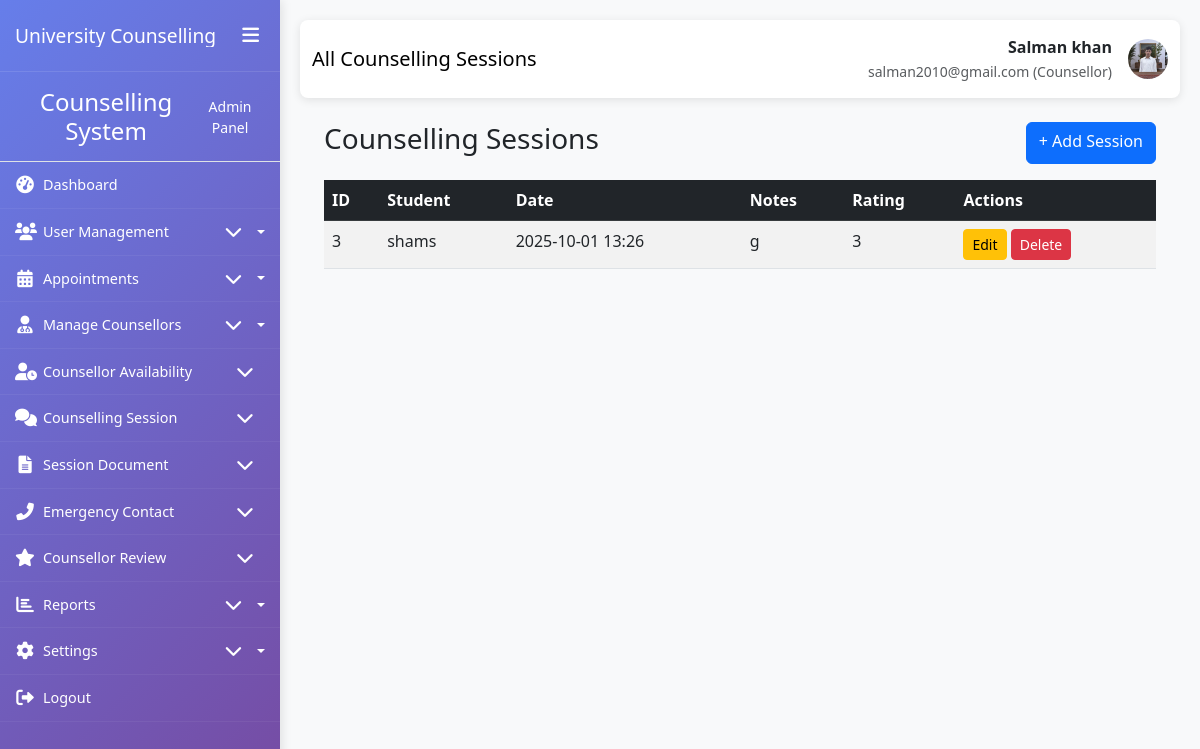
Screenshot of /admin_session_list/ (signed in) with the database file from the repository.
### My_App/models.py (models this page shows, shortened)
class CustomUser(AbstractUser):
    ROLE_CHOICES = (
        ('student', 'Student'),
        ('counsellor', 'Counsellor'),
        ('admin', 'Administrator'),
    )
    role = models.CharField(max_length=20, choices=ROLE_CHOICES, default='student')
    phone_number = models.CharField(max_length=15, blank=True, null=True)
    date_of_birth = models.DateField(blank=True, null=True)
    profile_picture = models.ImageField(upload_to='profile_pics/', blank=True, null=True)
    created_at = models.DateTimeField(auto_now_add=True)
    updated_at = models.DateTimeField(auto_now=True)
    class Meta:
        permissions = [
            ("can_access_admin_panel", "Can access admin panel"),
            ("can_manage_users", "Can manage users"),
            ("can_manage_appointments", "Can manage appointments"),
            ("can_view_reports", "Can view reports"),
            ("can_manage_counsellors", "Can manage counsellors"),
        ]

class CounsellingSession(models.Model):
    appointment = models.OneToOneField(Appointment, on_delete=models.CASCADE)
    session_date = models.DateTimeField(auto_now_add=True)
    session_notes = models.TextField()
    counsellor_observations = models.TextField(blank=True, null=True)
    recommendations = models.TextField(blank=True, null=True)
    follow_up_required = models.BooleanField(default=False)
    follow_up_date = models.DateField(blank=True, null=True)
    rating = models.IntegerField(
        validators=[MinValueValidator(1), MaxValueValidator(5)],
        blank=True, null=True
    )
    student_feedback = models.TextField(blank=True, null=True)
    class Meta:
        permissions = [
            ("can_write_session_notes", "Can write session notes"),
            ("can_view_session_history", "Can view session history"),
        ]

class Appointment(models.Model):
    STATUS_CHOICES = (
        ('pending', 'Pending'),
        ('confirmed', 'Confirmed'),
        ('completed', 'Completed'),
        ('cancelled', 'Cancelled'),
        ('no_show', 'No Show'),
    )
    student = models.ForeignKey(Student, on_delete=models.CASCADE)
    counsellor = models.ForeignKey(Counsellor, on_delete=models.CASCADE)
    appointment_date = models.DateTimeField()
    duration_minutes = models.IntegerField(default=60)
    status = models.CharField(max_length=20, choices=STATUS_CHOICES, default='pending')
    purpose = models.TextField()
    concerns = models.TextField(blank=True, null=True)
    created_at = models.DateTimeField(auto_now_add=True)
    updated_at = models.DateTimeField(auto_now=True)
    class Meta:
        ordering = ['-appointment_date']
        unique_together = ['counsellor', 'appointment_date']
        permissions = [
            ("can_change_appointment_status", "Can change appointment status"),
            ("can_view_all_appointments", "Can view all appointments"),
        ]

class Student(models.Model):
    user = models.OneToOneField(CustomUser, on_delete=models.CASCADE, primary_key=True)
    student_id = models.CharField(max_length=20, unique=True)
    enrollment_date = models.DateField()
    FACULTY_CHOICES = (
        ('engineering', 'Engineering'),
        ('science', 'Science'),
        ('arts', 'Arts'),
        ('business', 'Business'),
        ('medicine', 'Medicine'),
        ('law', 'Law'),
    )
    faculty = models.CharField(max_length=50, choices=FACULTY_CHOICES)
    department = models.CharField(max_length=100)
    academic_year = models.IntegerField(
        validators=[MinValueValidator(1), MaxValueValidator(6)]
    )
    emergency_contact_name = models.CharField(max_length=100)
    emergency_contact_phone = models.CharField(max_length=15)
    address = models.TextField(blank=True, null=True)
    class Meta:
        permissions = [
            ("can_view_own_appointments", "Can view own appointments"),
            ("can_book_appointment", "Can book appointment"),
            ("can_view_own_records", "Can view own records"),
            ("can_cancel_appointment", "Can cancel appointment"),
        ]

### My_App/views.py (the view)
# urls.py: path("admin_session_list/", views.admin_session_list, name="admin_session_list"),
def admin_session_list(request):
    sessions = CounsellingSession.objects.all().order_by('-session_date')
    return render(request, "My_Admin/sessions/session_list.html", {"sessions": sessions})

### templates/My_Admin/sessions/session_list.html (shortened to what this page needs)
{% extends 'My_Admin/base1.html' %}
{% block page_title %}All Counselling Sessions{% endblock %}
{% block content %}
<div class="container mt-4">
    <div class="d-flex justify-content-between mb-3">
        <h3>Counselling Sessions</h3>
        <a href="{% url 'session_add' %}" class="btn btn-primary">+ Add Session</a>
    </div>
    <table class="table table-striped table-hover">
        <thead class="table-dark">
            <tr>
                <th>ID</th>
                <th>Student</th>
                <th>Date</th>
                <th>Notes</th>
                <th>Rating</th>
                <th>Actions</th>
            </tr>
        </thead>
        <tbody>
        {% for session in sessions %}
            <tr>
                <td>{{ session.id }}</td>
                <td>{{ session.appointment.student.user.username }}</td>
                <td>{{ session.session_date|date:"Y-m-d H:i" }}</td>
                <td>{{ session.session_notes|truncatechars:30 }}</td>
                <td>{{ session.rating|default:"-" }}</td>
                <td>
                    <a href="{% url 'admin_session_update' session.id %}" class="btn btn-sm btn-warning">Edit</a>
                    <a href="{% url 'admin_session_delete' session.id %}" class="btn btn-sm btn-danger">Delete</a>
                </td>
            </tr>
        {% empty %}
            <tr><td colspan="6" class="text-center">No sessions found</td></tr>
        {% endfor %}
        </tbody>
    </table>
</div>
{% endblock %}

### templates/My_Admin/base1.html (shortened to what this page needs)
<!DOCTYPE html>
<html lang="en">
<head>
    <link href="https://cdn.jsdelivr.net/npm/bootstrap@5.3.0/dist/css/bootstrap.min.css" rel="stylesheet">
    <link href="https://cdnjs.cloudflare.com/ajax/libs/font-awesome/6.0.0/css/all.min.css" rel="stylesheet">
    <link href="https://cdn.jsdelivr.net/npm/sweetalert2@11/dist/sweetalert2.min.css" rel="stylesheet">
</head>
<body>
    <div class="container-fluid p-0">
        <div class="row g-0">
            <div class="sidebar" id="sidebar">
                <div class="sidebar-header">
                    <h3>University Counselling</h3>
                    <button class="sidebar-toggle d-none d-lg-block" id="sidebarToggle">
                        <i class="fas fa-bars"></i>
                    </button>
                </div>
                <div class="sidebar-content">
                    {% include 'My_Admin/sidebar.html' %}
                </div>
            </div>
            <div class="main-content" id="mainContent">
                <nav class="navbar navbar-expand-lg navbar-custom">
                    <div class="container-fluid">
                        <span class="navbar-brand">{% block page_title %}Dashboard{% endblock %}</span>
                        <div class="d-flex align-items-center">
                            <div class="me-3 text-end d-none d-md-block">
                                <div class="fw-bold">{{ user.get_full_name|default:user.username }}</div>
                                <small class="text-muted">{{ user.email }} ({{ user.role|title }})</small>
                            </div>
                            {% if user.profile_picture %}
                            <img src="{{ user.profile_picture.url }}" alt="Profile" class="user-profile-img">
                            {% else %}
                            <div class="user-profile-img bg-secondary d-flex align-items-center justify-content-center text-white">
                                <i class="fas fa-user"></i>
                            </div>
                            {% endif %}
                        </div>
                    </div>
                </nav>
                <div class="container-fluid">
                    {% block content %}{% endblock %}
                </div>
            </div>
        </div>
    </div>
</body>
</html>

### templates/My_Admin/base1.html (style rules this page uses)
:root { --sidebar-width: 280px; --sidebar-collapsed-width: 70px; --sidebar-bg: linear-gradient(135deg, #667eea 0%, #764ba2 100%); --content-padding: 20px; --transition-speed: 0.3s; }
body { overflow-x: hidden; font-family: 'Segoe UI', Tahoma, Geneva, Verdana, sans-serif; background-color: #f8f9fa; }
.sidebar { background: var(--sidebar-bg); color: white; min-height: 100vh; position: fixed; width: var(--sidebar-width); transition: all var(--transition-speed) ease; z-index: 1000; box-shadow: 2px 0 10px rgba(0,0,0,0.1); overflow-y: auto; }
.sidebar-header { padding: 20px 15px; border-bottom: 1px solid rgba(255,255,255,0.1); display: flex; align-items: center; justify-content: space-between; }
.sidebar-header h3 { font-size: 1.2rem; margin: 0; white-space: nowrap; overflow: hidden; }
.sidebar-toggle { background: none; border: none; color: white; font-size: 1.2rem; cursor: pointer; }
.main-content { margin-left: var(--sidebar-width); padding: var(--content-padding); transition: all var(--transition-speed) ease; min-height: 100vh; width: calc(100% - var(--sidebar-width)); }
.navbar-custom { background: white; box-shadow: 0 2px 10px rgba(0,0,0,0.1); padding: 15px 0; margin-bottom: 20px; border-radius: 8px; }
.user-profile-img { width: 40px; height: 40px; border-radius: 50%; object-fit: cover; }
.sidebar { background: var(--sidebar-bg); color: white; height: 100vh; position: fixed; top: 0; left: 0; width: var(--sidebar-width); transition: all var(--transition-speed) ease; z-index: 1000; box-shadow: 2px 0 10px rgba(0,0,0,0.1); overflow-y: auto; overflow-x: hidden; scrollbar-width: thin; scrollbar-color: rgba(255,255,255,0.4) transparent; }

### rows the page displays
CustomUser: get_full_name "Salman khan", email "salman2010@gmail.com", role "Counsellor", profile_picture (picture)
CounsellingSession: id "3", appointment.student.user.username "shams", session_date "2025-10-01 13:26", session_notes "g", rating "3"
